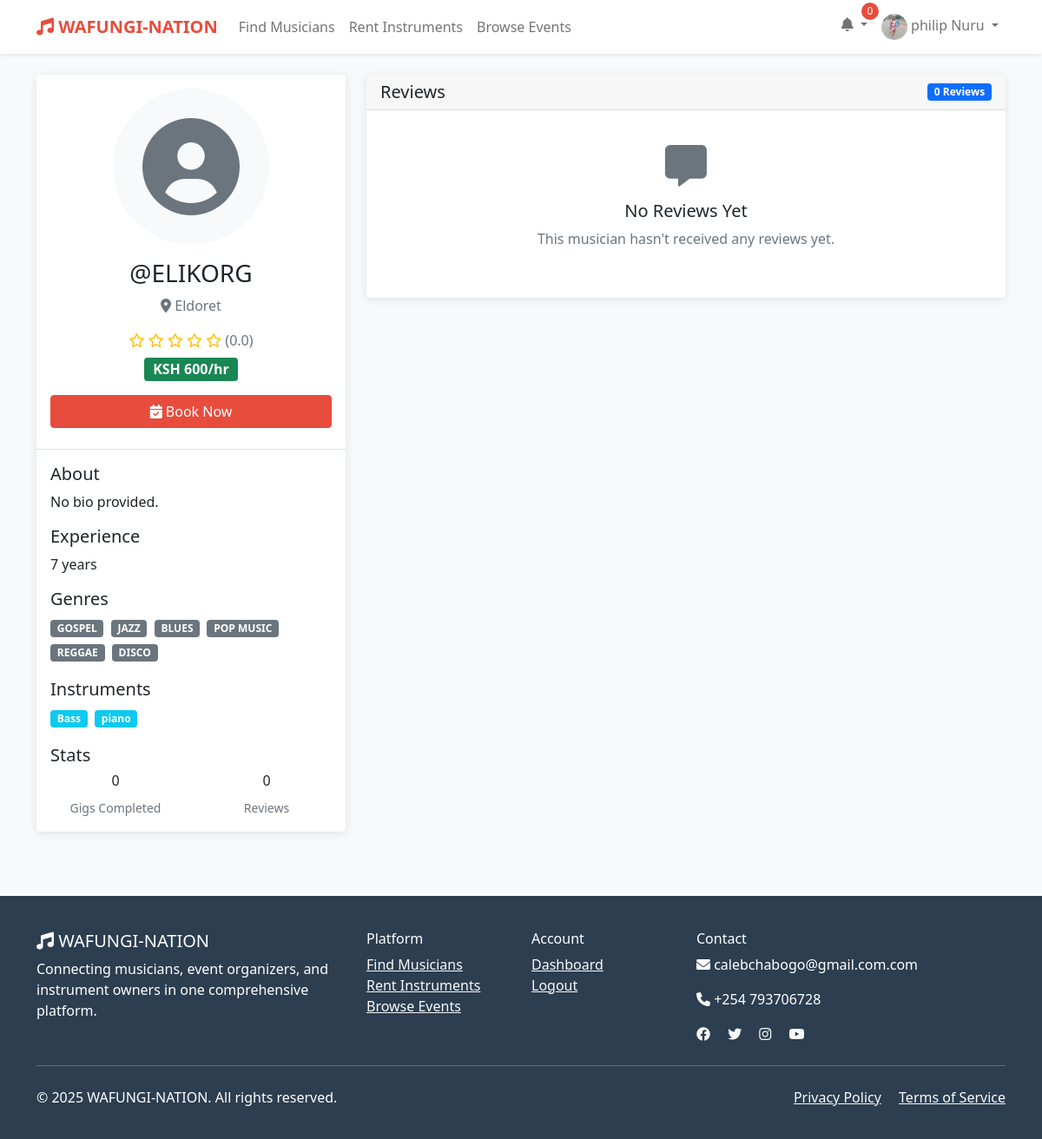
The app's page /musicians/5/ (signed in), older data.
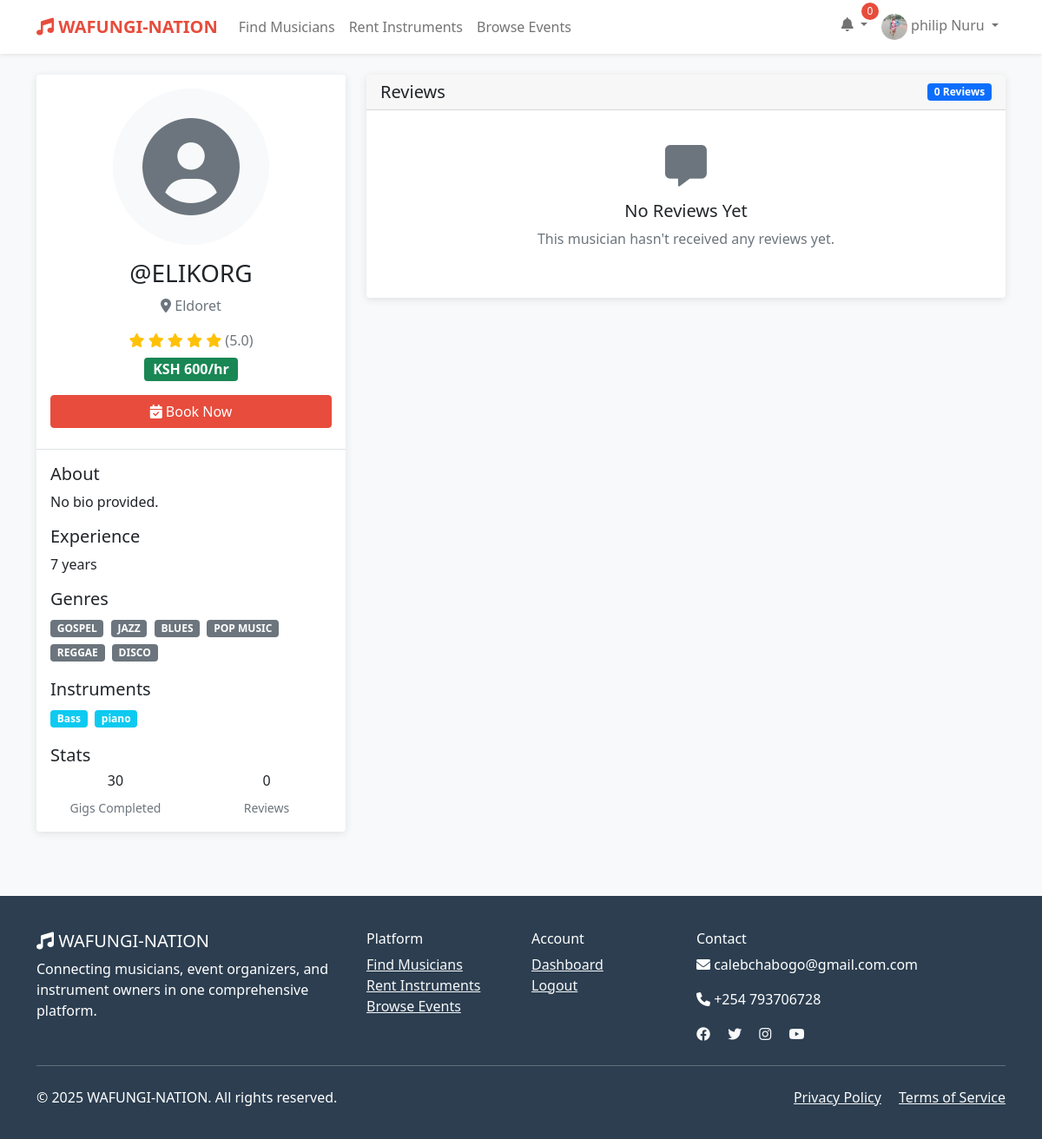
The same page, newer data.
### wafungi/models.py (models this page shows, shortened)
class MusicianProfile(models.Model):
    user = models.OneToOneField(User, on_delete=models.CASCADE)
    stage_name = models.CharField(max_length=100, blank=True)
    genres = models.ManyToManyField(Genre)
    instruments = models.ManyToManyField(Instrument)
    experience_years = models.PositiveIntegerField(default=0)
    hourly_rate = models.DecimalField(max_digits=10, decimal_places=2, default=0)
    availability_status = models.BooleanField(default=True)
    portfolio_url = models.URLField(blank=True)
    sample_audio = models.FileField(upload_to='audio_samples/', blank=True, null=True)
    rating = models.DecimalField(max_digits=3, decimal_places=2, default=0.0)
    total_gigs = models.PositiveIntegerField(default=0)

class User(AbstractUser):
    USER_TYPES = (
        ('musician', 'Musician'),
        ('organizer', 'Event Organizer'),
        ('instrument_owner', 'Instrument Owner'),
        ('client', 'Client'),
    )
    user_type = models.CharField(max_length=20, choices=USER_TYPES)
    phone = models.CharField(max_length=15, blank=True)
    location = models.CharField(max_length=100, blank=True)
    profile_picture = models.ImageField(upload_to='profiles/', blank=True, null=True)
    bio = models.TextField(blank=True)
    is_verified = models.BooleanField(default=False)
    created_at = models.DateTimeField(auto_now_add=True)
    updated_at = models.DateTimeField(auto_now=True)

### wafungi/views.py (the view)
# urls.py: path('musicians/<int:musician_id>/', views.musician_detail, name='musician_detail'),
def musician_detail(request, musician_id):
    musician = get_object_or_404(MusicianProfile, id=musician_id)
    reviews = Review.objects.filter(
        reviewee=musician.user
    ).order_by('-created_at')[:10]
    recent_bookings = Booking.objects.filter(
        musician=musician.user,
        status='completed'
    ).order_by('-created_at')[:5]
    context = {
        'musician': musician,
        'reviews': reviews,
        'recent_bookings': recent_bookings,
        'can_book': request.user.is_authenticated and request.user != musician.user,
    }
    return render(request, 'wafungi/musician_detail.html', context)

### wafungi/templatetags/wafungi_filters.py (called while the page is built)
@register.filter
def ksh_currency(value):
    try:
        return f"KSH {float(value):,.0f}"
    except (ValueError, TypeError):
        return "KSH 0"

### templates/wafungi/musician_detail.html (shortened to what the changed rows need)
{% extends 'base.html' %}
{% load wafungi_filters %}
{% block content %}
<div class="container py-4">
    <div class="row">
        <div class="col-md-4">
            <div class="card">
                <div class="text-center p-3">
                    {% if musician.user.profile_picture %}
                        <img src="{{ musician.user.profile_picture.url }}" class="rounded-circle img-thumbnail" style="width: 180px; height: 180px; object-fit: cover;" alt="{{ musician.stage_name }}">
                    {% else %}
                        <div class="rounded-circle bg-light d-flex align-items-center justify-content-center mx-auto" style="width: 180px; height: 180px;">
                            <i class="fas fa-user-circle fa-7x text-muted"></i>
                        </div>
                    {% endif %}
                    <h3 class="mt-3">{{ musician.stage_name|default:musician.user.get_full_name }}</h3>
                    <p class="text-muted">
                        <i class="fas fa-map-marker-alt"></i> {{ musician.user.location|default:"Location not specified" }}
                    </p>
                    <div class="rating mb-2">
                        {% for i in "12345" %}
                            {% if forloop.counter <= musician.rating %}
                                <i class="fas fa-star"></i>
                            {% else %}
                                <i class="far fa-star"></i>
                            {% endif %}
                        {% endfor %}
                        <span class="text-muted">({{ musician.rating|floatformat:1 }})</span>
                    </div>
                    <div class="d-flex justify-content-center mb-3">
                        <span class="badge bg-success fs-6">{{ musician.hourly_rate|ksh_currency }}/hr</span>
                    </div>
                    {% if can_book %}
                        <a href="{% url 'book_musician' musician.id %}" class="btn btn-primary w-100 mb-2">
                            <i class="fas fa-calendar-check"></i> Book Now
                        </a>
                    {% endif %}
                </div>
                <div class="card-body border-top">
                    <h5>About</h5>
                    <p>{{ musician.user.bio|default:"No bio provided." }}</p>
                    <h5>Experience</h5>
                    <p>{{ musician.experience_years }} years</p>
                    <h5>Genres</h5>
                    <div>
                        {% for genre in musician.genres.all %}
                            <span class="badge bg-secondary me-1 mb-1">{{ genre.name }}</span>
                        {% endfor %}
                    </div>
                    <h5 class="mt-3">Instruments</h5>
                    <div>
                        {% for instrument in musician.instruments.all %}
                            <span class="badge bg-info me-1 mb-1">{{ instrument.name }}</span>
                        {% endfor %}
                    </div>
                    <h5 class="mt-3">Stats</h5>
                    <div class="row text-center">
                        <div class="col-6">
                            <h6>{{ musician.total_gigs }}</h6>
                            <small class="text-muted">Gigs Completed</small>
                        </div>
                        <div class="col-6">
                        </div>
                    </div>
                </div>
            </div>
        </div>
    </div>
</div>
{% endblock %}

Row changes from the older to the newer data that the page shows:
changed MusicianProfile "KSH 600": rating "0.0" → "5.0"; total_gigs "0" → "30"
